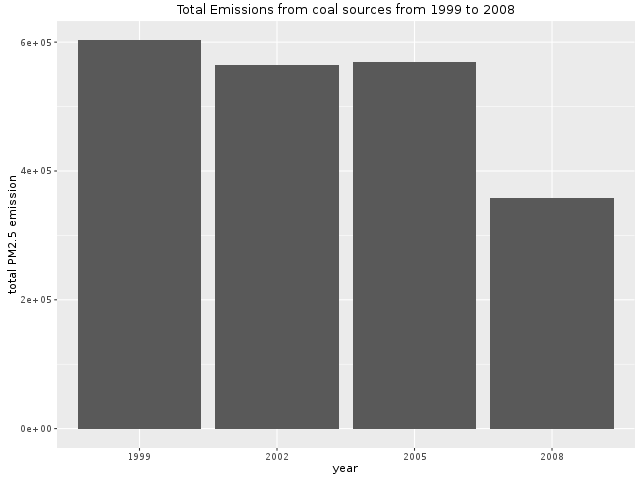

The R source for this figure:
source('general_script.R')

#Extracting data
rowsMatchingCoal <- grepl("coal", NEISCC$Short.Name, ignore.case=TRUE)
subsetNEISCC     <- NEISCC[rowsMatchingCoal, ]
aggregatedTotalByYear <- aggregate(Emissions ~ year, subsetNEISCC, sum)

#Plotting
png("plot4.png", width=640, height=480)
g <- ggplot(aggregatedTotalByYear, aes(factor(year), Emissions))
g <- g +
  geom_bar(stat="identity") +
  xlab("year") +
  ylab("total PM2.5 emission") +
  ggtitle('Total Emissions from coal sources from 1999 to 2008')
print(g)
dev.off()
